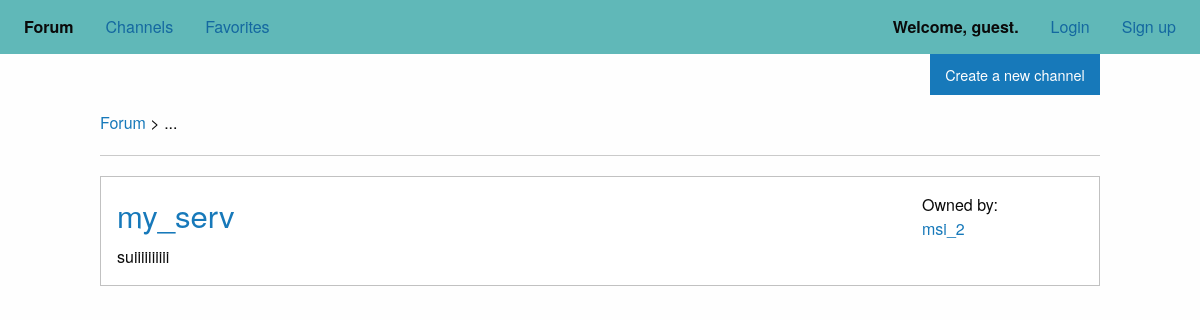
The app's page /forum/ with its own data.
### forumapp/models.py (models this page shows)
class Channel(models.Model):
    objects = NullsLastManager()
    channel_name = models.SlugField(max_length=30, primary_key=True)
    description = models.CharField(max_length=250, default='')
    banned_users = models.TextField(default='[]')
    moderators = models.TextField(default='[]')
    pin_date = models.DateTimeField('date pinned', null=True)
    owner = models.ForeignKey(User, to_field="username", null=True, on_delete=models.SET_NULL)
    pub_date = models.DateTimeField('date published', default=timezone.now)
    recent_date = models.DateTimeField('date used', default=timezone.now)
    class Meta:
        ordering = ['-recent_date']
    def __str__(self):
        return self.channel_name.replace('-', ' ')
    def is_recent(self):
        now = timezone.now()
        return timezone.now() - datetime.timedelta(days=1) <= self.pub_date <= now
    is_recent.admin_order_field = 'pub_date'
    is_recent.boolean = True
    is_recent.short_description = 'Published recently?'

### forumapp/views.py (the view, shortened to what this page needs)
class ChannelView(ViewMixin, generic.ListView):
    model = Channel
    template_name = 'forumapp/channel.html'
    form_class = ChannelForm
    queryset = Channel.objects
    context_object_name = 'channel_list'
    def get_object(self, exclude=None):
        return self.queryset.all()

### forumapp/models.py (called while the page is built)
    def get_queryset(self):
        return models.QuerySet(self.model, using=self._db).order_by(models.F('pin_date').asc(nulls_last=True), models.F('recent_date').desc())

### forumapp/templatetags/channel_helpers.py (called while the page is built)
@register.filter
def minus_bans(channel_list, username):
    channels = [c.channel_name for c in channel_list if str(username) not in json.loads(c.banned_users)]
    return Channel.objects.filter(channel_name__in=channels)

### forumapp/views.py (called while the page is built)
    def get_context_data(self, **kwargs):
        context = super(ViewMixin, self).get_context_data(**kwargs)
        if hasattr(self, 'form_class'):
            if hasattr(self, 'form_object'):
                context['form'] = self.form_class(initial=model_to_dict(self.object))
            else:
                context['form'] = self.form_class(initial=self.initial)
        if hasattr(self, 'context_object_name'):
            context[self.context_object_name] = self.get_object()
        return context

### forumapp/templates/forumapp/channel.html (shortened to what this page needs)
{% extends 'base.html' %}
{% load channel_helpers %}
{% block content %}
<div class="clearfix">
    <button type="button" class="button float-right" data-open="newChannel">Create a new channel</button>
</div>
<a href="{% url 'forumapp:channel' %}">Forum</a> &gt; ...<hr>
{% for listing in channel_list|minus_bans:request.user.get_username %}
  {% include "forumapp/channel_listing.html" %}
{% empty %}
  <p>No channels are available.</p>
{% endfor %}
{% endblock %}

### forumapp/templates/forumapp/channel_listing.html (shortened to what this page needs)
{% load channel_helpers %}
<div class="callout panel">
  <div class="grid-x">
    <div class="small-9 medium-9 large-10 cell">
      <h3><a href="{% url 'forumapp:thread' channel=listing.channel_name %}">{{ listing }}</a></h3>
      {{ listing.description }}
    </div>
    <div class="small-1 cell">
      Owned by: {% include 'forumapp/user_listing.html' %}
    </div>
    <div class="small-2 medium-2 large-1 cell">
    </div>
  </div>
</div>

### forumapp/templates/forumapp/user_listing.html
<a href="{% url 'forumapp:user' username=listing.owner.username %}">{{ listing.owner.username }}</a>

### records on screen
Channel: channel_name "my_serv", description "suiiiiiiiiii", owner.username "msi_2"
